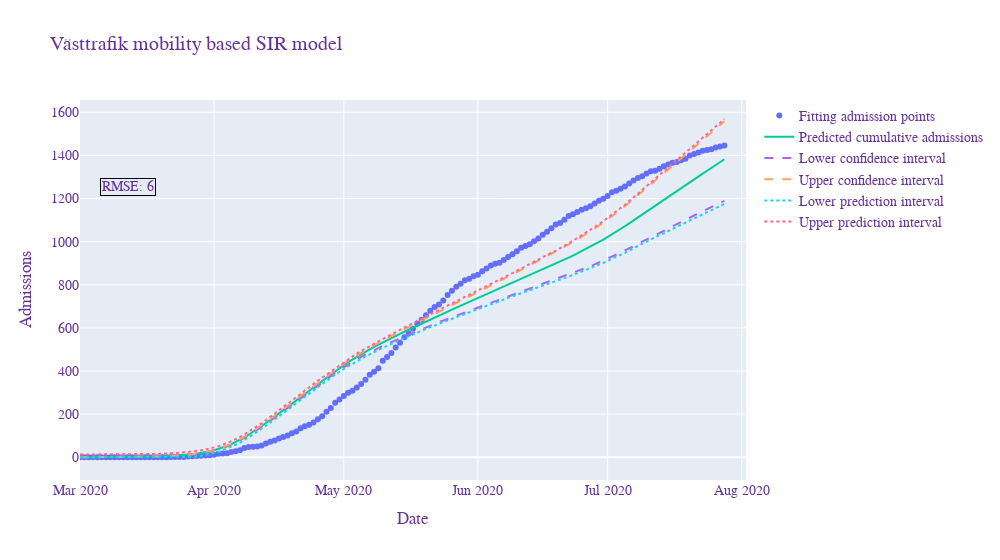

Write notebook code for a chart like this one.
### Markdown cell above
Cell calcualtes the cumulative admissions and confidens/prediktion intervalls

### Code cell
numBetas = 10 #number of betas used for normal dist for conf. intervalls
numEpsilon = 100

##################  Confidence intervall calculation
confint = np.zeros([prediction_time,2]) #defines confidence intervall arrays


# Generates an array of betas using normal dist.
betas=np.random.multivariate_normal(popt,pcov,numBetas) 
values = np.zeros((prediction_time,numBetas))

for beta in range(len(betas)): 
  values[:,beta] = np.cumsum(modelfunction(t,*betas[beta]))
  
for day in range(len(t)):
  confint[day,0]=np.quantile(values[day,:],0.025)
  confint[day,1]=np.quantile(values[day,:],0.975)
  

##################  Prediction intervall calculation
#få med beta skattning i predictionsintervall, dvs generera beta och fel för varje dag 

std_residual = np.std(modelfunction(t_fittingdata,*popt)-dailyAdmissions[:fittingPoints], ddof=2) #calcuales standard deviation of residual between model and data
predint = np.zeros([prediction_time,2])

temp = []
pred_matrix = np.zeros((prediction_time,(numBetas*numEpsilon)))
for day in range(prediction_time): #loops trough model values each day a adds the error values generated from t-dist to each prediction 
  for beta in range(len(betas)):
      temp =  np.add(np.cumsum(modelfunction(t,*betas[beta]))[day],tdist.rvs(prediction_time,0,std_residual,numEpsilon))
      pred_matrix[day,(beta*numEpsilon):(beta*numEpsilon+numEpsilon)] = temp

for day in range(prediction_time): #calculates the prediction intervals
    predint[day,0] = np.quantile(pred_matrix[day],0.025)
    predint[day,1] = np.quantile(pred_matrix[day],0.975)
    
predint = np.clip(predint,0,None) #removes all negative values from lover prediction interval

fig = go.Figure() #Creates a plot using graph objects and then adds each graph to figure
fig.add_trace(go.Scatter( #plots the fitting admission data points
                    x=pd.Series(pd.date_range("2020-03-01", freq="D", periods=fittingPoints)), 
                    y=np.cumsum(dailyAdmissions),
                    mode='markers',
                    name='Fitting admission points'))
fig.add_trace(go.Scatter( #plots all the available admission data points
                    x=pd.Series(pd.date_range(pd.to_datetime('2020-03-01')+timedelta(weeks=fittingPoints), freq="D", periods=prediction_time-fittingPoints)),
                    y=np.cumsum(dailyAdmissions)[fittingPoints:],
                    mode='markers',
                    marker=dict(
                        color='red',
                    ),
                    name='Admission data'))
fig.add_trace(go.Scatter(
                    x=pd.Series(pd.date_range("2020-03-01", freq="D", periods=prediction_time)), 
                    y=np.cumsum(modelfunction(t,*popt)),
                    mode='lines',
                    name='Predicted cumulative admissions'))
fig.add_trace(go.Scatter(
                    x=pd.Series(pd.date_range("2020-03-01", freq="D", periods=prediction_time)), 
                    y=confint[:,0],
                    mode='lines',
                    name='Lower confidence interval',
                    line = dict( width=2, dash='dash')))
fig.add_trace(go.Scatter(
                    x=pd.Series(pd.date_range("2020-03-01", freq="D", periods=prediction_time)), 
                    y=confint[:,1],
                    mode='lines',
                    name='Upper confidence interval',
                    line = dict(width=2, dash='dash')))
fig.add_trace(go.Scatter(
                    x=pd.Series(pd.date_range("2020-03-01", freq="D", periods=prediction_time)), 
                    y=predint[:,0],
                    mode='lines',
                    name='Lower prediction interval',
                    line = dict(width=2, dash='dot')))
fig.add_trace(go.Scatter(
                    x=pd.Series(pd.date_range("2020-03-01", freq="D", periods=prediction_time)), 
                    y=predint[:,1],
                    mode='lines',
                    name='Upper prediction interval',
                    line = dict(width=2, dash='dot')))
fig.add_annotation(x=pd.to_datetime("2020-03-01"),y=0, 
                   text=f"RMSE: {math.floor(mean_squared_error(dailyAdmissions[:prediction_time],modelfunction(t,*popt), squared = False))}",
                   showarrow=False,
                   bordercolor="black",
                   xshift=48,
                   yshift=270
                  )
fig.update_layout(
                    title='Västtrafik mobility based SIR model',
                    xaxis_title='Date',
                    yaxis_title='Admissions',
                    autosize=False,
                    width=1000,
                    xaxis_range=["2020-03-01","2020-08-02"],
                    
                    font=dict(
                      family="Courier New, monospace",
                      size=14,
                      color="RebeccaPurple"
                    )
)
fig.show()

### Figure 1 — Plotly figure (JSON) as saved in the notebook; plotly's stock layout.template omitted (floating-point values rounded to 4 significant figures; data arrays with more than 128 entries replaced by an {"elided": "..."} marker saying what was removed)
{"data": [{"mode": "markers", "name": "Fitting admission points", "type": "scatter", "x": {"elided": "150 str values"}, "y": {"elided": "173 int values"}}, {"marker": {"color": "red"}, "mode": "markers", "name": "Admission data", "type": "scatter", "x": [], "y": [1451, 1457, 1457, 1462, 1467, 1472, 1476, 1480, 1483, 1484, 1486, 1489, 1492, 1495, 1500, 1502, 1504, 1505, 1506, 1511, 1514, 1515, 1516]}, {"mode": "lines", "name": "Predicted cumulative admissions", "type": "scatter", "x": {"elided": "150 str values"}, "y": {"elided": "150 float values"}}, {"line": {"dash": "dash", "width": 2}, "mode": "lines", "name": "Lower confidence interval", "type": "scatter", "x": {"elided": "150 str values"}, "y": {"elided": "150 float values"}}, {"line": {"dash": "dash", "width": 2}, "mode": "lines", "name": "Upper confidence interval", "type": "scatter", "x": {"elided": "150 str values"}, "y": {"elided": "150 float values"}}, {"line": {"dash": "dot", "width": 2}, "mode": "lines", "name": "Lower prediction interval", "type": "scatter", "x": {"elided": "150 str values"}, "y": {"elided": "150 float values"}}, {"line": {"dash": "dot", "width": 2}, "mode": "lines", "name": "Upper prediction interval", "type": "scatter", "x": {"elided": "150 str values"}, "y": {"elided": "150 float values"}}], "layout": {"annotations": [{"bordercolor": "black", "showarrow": false, "text": "RMSE: 6", "x": "2020-03-01T00:00:00", "xshift": 48, "y": 0, "yshift": 270}], "autosize": false, "font": {"color": "RebeccaPurple", "family": "Courier New, monospace", "size": 14}, "title": {"text": "Västtrafik mobility based SIR model"}, "width": 1000, "xaxis": {"range": ["2020-03-01", "2020-08-02"], "title": {"text": "Date"}}, "yaxis": {"title": {"text": "Admissions"}}}}
